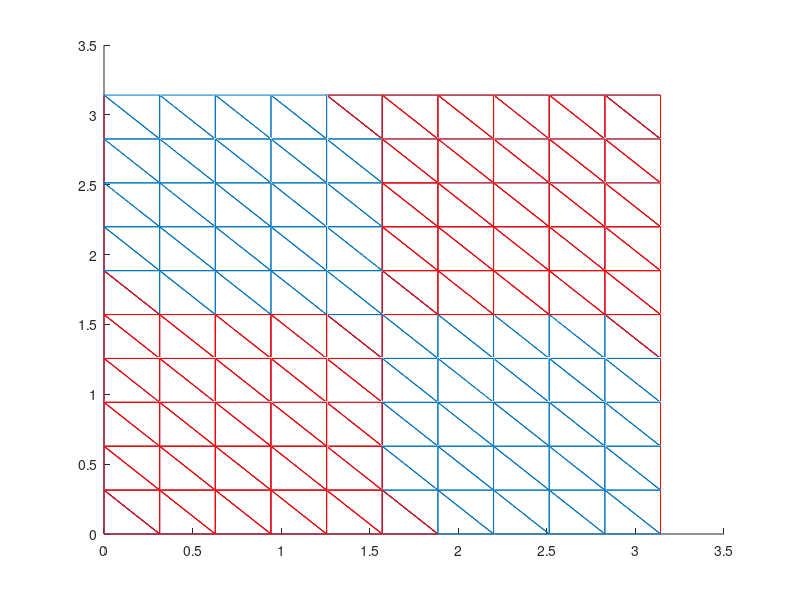

Reproduce this figure in MATLAB.
function [] = fem2d()

global g_w
global g_locs

g_w = [1/6,1/6,1/6];
g_locs = [1/6,1/6; 2/3, 1/6; 1/6, 2/3];

[shps,pts,pts_ind,edge_pts]=mkgridsq(10,10, pi(), pi());

A = zeros(length(pts_ind),length(pts_ind));
f = zeros(length(pts_ind),1);
source = ones(length(pts_ind),1);
real = zeros(length(pts_ind),1);

for i = 1:length(source)
    x = pts_ind(i, 2);
    y = pts_ind(i, 3);
    source(i) = -8*sin(2*x)*sin(2*y);
    real(i) = sin(2*x)*sin(2*y);
end

pts_local = zeros(length(shps(1,:)),3);

for i = 1:length(shps)
    %for every element, calculate the integrals, add it to the larger
    %matrix.
    
    if mod(i,10)==1
        i
    end

    for j = 1:length(pts_local)  
        pts_local(j,:) = pts_ind(shps(i,j),:);
    end

    A = A + calcA(pts_local, length(A));
    f = f + source.*calcF(pts_local, length(A));
end

%Boundary conditions here.
for i = 1:length(edge_pts)
   x = edge_pts(i);
   A(x,:) = 0;
   A(:,x) = 0;
   A(x,x) = 1;
   f(x) = 0; 
end

sol = A\f;
max(sol)
%sol = zeros(length(pts_ind), 1);

%scatter3(pts_ind(:,2),pts_ind(:,3),sol)

hold on

for i = 1:length(shps)
   tmp = shps(i,:);
   x = zeros(1,length(tmp)+1);
   y = zeros(1,length(tmp)+1);
   z1 = zeros(1,length(tmp)+1);
   z2 = zeros(1,length(tmp)+1);
   for j = 1:length(tmp)
      x(j) = pts_ind(tmp(j),2);
      y(j) = pts_ind(tmp(j),3);
      z1(j) = sol(tmp(j));
      z2(j) = real(tmp(j));
   end
   x(length(tmp)+1) = x(1);
   y(length(tmp)+1) = y(1);
   z1(length(tmp)+1) = z1(1);
   z2(length(tmp)+1) = z2(2);
   line(x,y,z1)
   line(x,y,z2,'Color','red')
end

sum((real - sol).^2)

size(real)
size(sol)

end

% INPUT
% pts (n x 3 matrix, where n is the number of vertices. First column
% is the point index, second and third columns are (x, y) coordinates of point.

% globn (int): number of total points in the system.

% RETURNS: the value of integral(grad(phi_i) . grad(phi_j) dxdy), where
% phi_i and phi_j are the numbered basis functions of the rectangle,
% where phi_i(i) = d(i,j) and d is the kronecker delta and i, j are indices
% of vertices.

function mat = calcA(pts, globn)

global dpdz
global dpde
global g_w
global g_locs

mat = zeros(globn, globn);

% Shape function for right angle triangle. z from [-1, 1], e from [-1, 1].
% p1 = 1-e-z
% p2 = e
% p3 = z

dp1de = @(z,e) -1;
dp2de = @(z,e) 1;
dp3de = @(z,e) 0;

dp1dz = @(z,e) -1;
dp2dz = @(z,e) 0;
dp3dz = @(z,e) 1;

dpdz = {dp1dz, dp2dz, dp3dz};
dpde = {dp1de, dp2de, dp3de};

%local basis functions, derivatives of all flavors.
for i = 1:length(pts)
    for j = i:length(pts)
        
        int_val = 0;
        %here we take the grad(phi_i)*grad(phi_j), using three-point
        %Gaussian quadrature.
        
        for l = 1:length(g_locs)
                x = g_locs(l,1);
                y = g_locs(l,2);
                jac_tmp = jac(pts,x,y);
                temp = (dpdx(pts,x,y,i) * dpdx(pts, x,y,j) +...
                    dpdy(pts,x,y,i) * dpdy(pts,x,y,j)) / jac_tmp^2;
                
                int_val = int_val + g_w(l)*temp*jac_tmp;
        end
        
        mat(pts(i,1),pts(j,1)) = int_val;
        mat(pts(j,1),pts(i,1)) = int_val;
    end
end

end

function f = calcF(pts, globn)

global g_w
global g_locs

f = zeros(globn,1);

% Shape functions for z from [-1,1] and e from [-1,1]

p1 = @(z,e) 1-e-z;
p2 = @(z,e) e;
p3 = @(z,e) z;

p = {p1, p2, p3};

for i = 1:length(pts)
   sum = 0;
    for l = 1:length(g_w)
            x = g_locs(l,1);
            y = g_locs(l,2);
            sum = sum + g_w(l)*jac(pts,x,y)*p{i}(x,y);
    end
    
    f(pts(i,1)) = sum;
end

end

function j = jac(pts, z, e)

global dpdz
global dpde

dxdz = 0;
dxde = 0;
dydz = 0;
dyde = 0;

for i = 1:length(pts)
   dxdz = dxdz + pts(i,2)*dpdz{i}(z,e);
   dxde = dxde + pts(i,2)*dpde{i}(z,e);
   dydz = dydz + pts(i,3)*dpdz{i}(z,e);
   dyde = dyde + pts(i,3)*dpde{i}(z,e); 
end

j = dxdz*dyde - dxde*dydz;

end

% lind is local index, that is: which basis is used.
% RETURNS VALUE THAT HAS NOT BEEN DIVIDED BY JACOBIAN. (Because I don't
% want to call the Jacobian that many times.)
function x = dpdx(pts, z, e, ind)
   
    global dpdz
    global dpde
    
    p1 = 0; % for dpdx
    p2 = 0;
    
    for i = 1:length(pts)
        p1 = p1 + pts(i,3)*dpde{i}(z,e);
        p2 = p2 + pts(i,3)*dpdz{i}(z,e);
    end
    
    x = dpdz{ind}(z,e)*p1 - dpde{ind}(z,e)*p2;

end

function x = dpdy(pts, z, e, ind)
    
    global dpdz
    global dpde
    
    p1 = 0;
    p2 = 0;
    
    for i = 1:length(pts)
        p1 = p1 + pts(i,2)*dpde{i}(z,e);
        p2 = p2 + pts(i,2)*dpdz{i}(z,e);
    end
    
    x = -dpdz{ind}(z,e)*p1 + dpde{ind}(z,e)*p2;

end


% Create grid, squares.
% FOR TRIANGLES!
function [shps, pts, pts_ind, nepoints] = mkgridsq(nc, nr, lenr, lenc)

intr = lenr/nr;
intc = lenc/nc;

numshapes = nr*nc*2;
numpoints = (nr+1)*(nc+1);
scount = 1;
shps = zeros(numshapes, 3);
pts = zeros(nr+1,nc+1);
pts_ind = zeros(numpoints, 3);

nepoints = zeros(1,(nr+1)*2 + (nc-1)*2); % number of edge points for a rectangular domain only.

p1 = 0;
p2 = 0;
p3 = 0;

epc = 1; %edge point counter

    for i = 1:nr+1
        for j = 1:nc+1
            
            pts(i,j) = (i-1)*(nc+1)+j;
            pts_ind(pts(i,j), 1) = pts(i,j);
            pts_ind(pts(i,j), 2) = (j-1)*intc;
            pts_ind(pts(i,j), 3) = (i-1)*intr;
            
            if i==1 || j == 1 || i == nr+1 || j == nc+1
                nepoints(epc) = pts(i,j);
                epc = epc + 1;
            end
            
        end
    end
    
    for i = 1:nr
        for j = 1:nc
                
            p1 = pts(i,j);
            p2 = p1 + (nc+1);
            p3 = p1 + 1;
            
            t2 = p1 + 1;
            t1 = t2 + nc + 1;
            t3 = t1 - 1;

            shps(scount, :) = [p1,p2,p3];
            shps(scount + 1, :) = [t1,t2,t3];
            scount = scount + 2;
            
        end
    end

end

